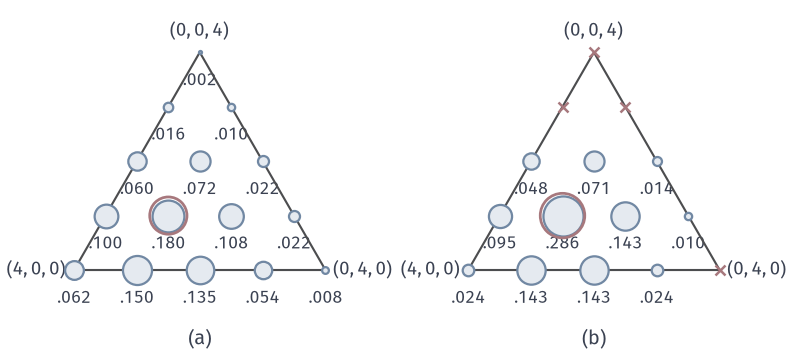

Source code (Python):
"""Joint pmf of (N1,N2,N3) on the lattice k1+k2+k3=4.
(a) multinomial Mult(4,(0.5,0.3,0.2)); (b) multivariate hypergeometric with
class sizes K=(5,3,2), population M=10, n=4 draws without replacement.
Marker area is proportional to probability; the outcome (2,1,1) is ringed."""
from pathlib import Path
import sys, math
sys.path.insert(0, str(Path(__file__).resolve().parents[1]/'mvd-common'))
from mvd_fig import *

n = 4; p = (.5, .3, .2); K = (5, 3, 2); M = 10
pts = [(a, b, n-a-b) for a in range(n+1) for b in range(n+1-a)]
def mult(k):
    return math.factorial(n)/math.prod(math.factorial(x) for x in k)*math.prod(q**x for q, x in zip(p, k))
def hyp(k):
    return math.prod(math.comb(Kc, x) for Kc, x in zip(K, k))/math.comb(M, n)
fig, axes = figure(width_mm=112, height_mm=50, ncols=2)
panel(fig, left=.03, right=.97, top=.97, bottom=.1, wspace=.12)
facts = {}
for ax, f, name in zip(axes, (mult, hyp), ('multinomial', 'hypergeometric')):
    tri_frame(ax, labels=None)
    probs = {k: f(k) for k in pts}; facts[name] = {str(k): round(v, 4) for k, v in probs.items()}
    for k, v in probs.items():
        x, y = tri_xy(np.array(k)/n)
        if v > 0:
            ax.scatter([x], [y], s=900*v, color=BLUE_FILL, edgecolor=BLUE, lw=.9, zorder=6)
            lab(ax, x, y-.075, f'{v:.3f}'.lstrip('0'), ha='center', va='top', fontsize=7)
        else:
            ax.plot([x], [y], marker='x', ms=4, color=RED, mew=1.0, zorder=6)
        if k == (2, 1, 1):
            ax.scatter([x], [y], s=900*v+60, facecolor='none', edgecolor=RED, lw=1.1, zorder=7)
    lab(ax, -.03, .0, '$(4,0,0)$', ha='right', va='center')
    lab(ax, 1.03, .0, '$(0,4,0)$', ha='left', va='center')
    lab(ax, .5, .91, '$(0,0,4)$', ha='center', va='bottom')
    ax.set_xlim(-.2, 1.2); ax.set_ylim(-.16, 1.0)
tags(fig, axes)
facts['sum'] = [sum(mult(k) for k in pts), sum(hyp(k) for k in pts)]
save(fig, HERE(__file__), 'figure', facts)
